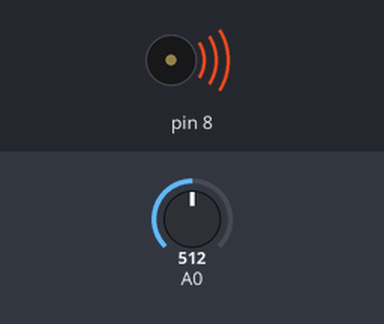
Bench run of a sketch on a simulated Arduino Uno, built with avr-gcc and run on an emulated ATmega328P. Parts: buzzer (waves = sounding). The inputs (shaded band) are chosen by the test bench; at power-on: A0 = 512. What the sketch prints to the serial monitor is not drawn.

Above: at 1.2 s.
1.3 s: A0 set to 6
At 2.3 s:
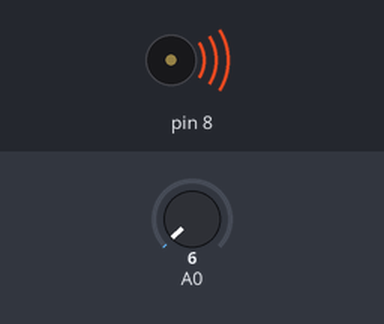
2.8 s: A0 set to 3
At 3.7 s:
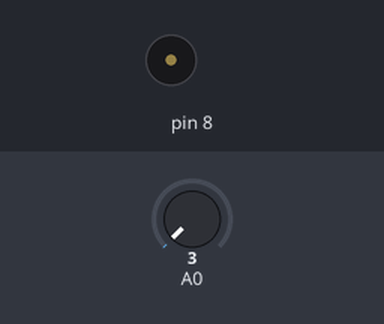
4.3 s: A0 set to 122
At 4.9 s:
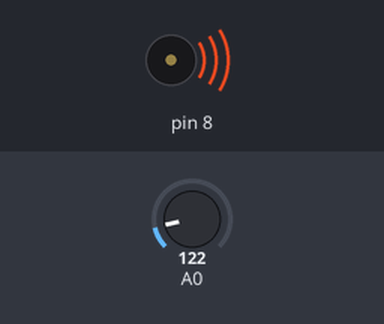
5.8 s: A0 set to 0
At 7.2 s:
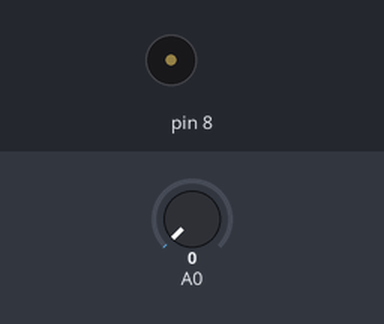
Timing chart, 0 to 8.3 s (numbered marks = the images above; inputs shaded):
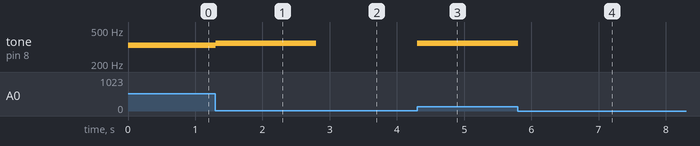

Measured:
- the behaviour switches between 5 and 4 on A0 (found by bisection; images 1 and 2)
- after the input at 1.3 s, tone on pin 8: 330 Hz → 349 Hz at once
- after the input at 2.8 s, tone on pin 8: 349 Hz → silent at once
- after the input at 4.3 s, tone on pin 8: silent → 349 Hz at once
- after the input at 5.8 s, tone on pin 8: 349 Hz → silent at once

The sketch:

keyboardInstrument.ino
```cpp
// Keyboard instrument

//Global Variables
int notes[] = {262,294, 330,349};

void setup() {
  Serial.begin(9600);

}

void loop() {
  int keyVal = analogRead(A0);
  Serial.print(keyVal);
   Serial.print("\n");

  if (keyVal >= 1001 && keyVal <= 1023){
    tone(8,notes[0]);
  } else if (keyVal>= 990 && keyVal <= 1000) {
    tone(8,notes[1]);
  } else if (keyVal>= 505 && keyVal <= 989) {
    tone(8,notes[2]);
  }else if (keyVal>= 5 && keyVal <= 504) {
    tone(8,notes[3]);
  } else {
    noTone(8);
  }

}
```
